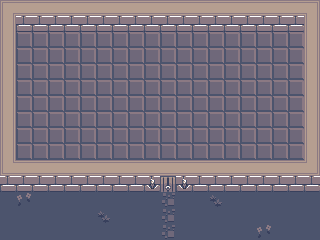

A 2D game scene composited from a Tiled map and its tileset images. What follows is a short description and the map's XML, with every tile layer's data as written:
An orthogonal 20x15 tile map with 16x16 px tiles, 2 tile layers (floor, wall).

<map version="1.10" tiledversion="1.10.2" orientation="orthogonal" renderorder="right-down" width="20" height="15" tilewidth="16" tileheight="16" infinite="0" nextlayerid="3" nextobjectid="1">
 <editorsettings>
  <export target="../map.tmj" format="json" />
 </editorsettings>
 <tileset firstgid="1" name="tilemap_full" tilewidth="16" tileheight="16" tilecount="88" columns="11">
  <image source="../src/assets/environment/tilemap_full.png" width="176" height="128" />
 </tileset>
 <layer id="1" name="floor" width="20" height="15">
  <data encoding="csv">
0,0,0,0,0,0,0,0,0,0,0,0,0,0,0,0,0,0,0,0,
0,0,0,0,0,0,0,0,0,0,0,0,0,0,0,0,0,0,0,0,
0,71,71,71,71,71,71,71,71,71,71,71,71,71,71,71,71,71,71,0,
0,71,71,71,71,71,71,71,71,71,71,71,71,71,71,71,71,71,71,0,
0,71,71,71,71,71,71,71,71,71,71,71,71,71,71,71,71,71,71,0,
0,71,71,71,71,71,71,71,71,71,71,71,71,71,71,71,71,71,71,0,
0,71,71,71,71,71,71,71,71,71,71,71,71,71,71,71,71,71,71,0,
0,71,71,71,71,71,71,71,71,71,71,71,71,71,71,71,71,71,71,0,
0,71,71,71,71,71,71,71,71,71,71,71,71,71,71,71,71,71,71,0,
0,71,71,71,71,71,71,71,71,71,71,71,71,71,71,71,71,71,71,0,
0,0,0,0,0,0,0,0,0,0,0,0,0,0,0,0,0,0,0,0,
0,0,0,0,0,0,0,0,0,0,0,0,0,0,0,0,0,0,0,0,
0,0,0,0,0,0,0,0,0,0,0,0,0,0,0,0,0,0,0,0,
0,0,0,0,0,0,0,0,0,0,0,0,0,0,0,0,0,0,0,0,
0,0,0,0,0,0,0,0,0,0,0,0,0,0,0,0,0,0,0,0
</data>
 </layer>
 <layer id="2" name="wall" width="20" height="15">
  <data encoding="csv">
5,35,35,35,35,35,35,35,35,35,35,35,35,35,35,35,35,35,35,8,
15,60,60,60,60,60,60,60,60,60,60,60,60,60,60,60,60,60,60,15,
15,0,0,0,0,0,0,0,0,0,0,0,0,0,0,0,0,0,0,15,
15,0,0,0,0,0,0,0,0,0,0,0,0,0,0,0,0,0,0,15,
15,0,0,0,0,0,0,0,0,0,0,0,0,0,0,0,0,0,0,15,
15,0,0,0,0,0,0,0,0,0,0,0,0,0,0,0,0,0,0,15,
15,0,0,0,0,0,0,0,0,0,0,0,0,0,0,0,0,0,0,15,
15,0,0,0,0,0,0,0,0,0,0,0,0,0,0,0,0,0,0,15,
15,0,0,0,0,0,0,0,0,0,0,0,0,0,0,0,0,0,0,15,
15,0,0,0,0,0,0,0,0,0,0,0,0,0,0,0,0,0,0,15,
38,35,35,35,35,35,35,35,35,35,35,35,35,35,35,35,35,35,35,41,
60,60,60,60,60,60,60,60,60,63,61,63,60,60,60,60,60,60,60,60,
82,85,82,82,82,82,82,82,82,82,86,82,82,83,82,82,82,82,82,82,
82,82,82,82,82,82,83,82,82,82,86,82,82,82,82,82,82,82,82,82,
82,82,82,82,82,82,82,82,82,82,86,82,82,82,82,82,85,82,82,82
</data>
 </layer>
</map>